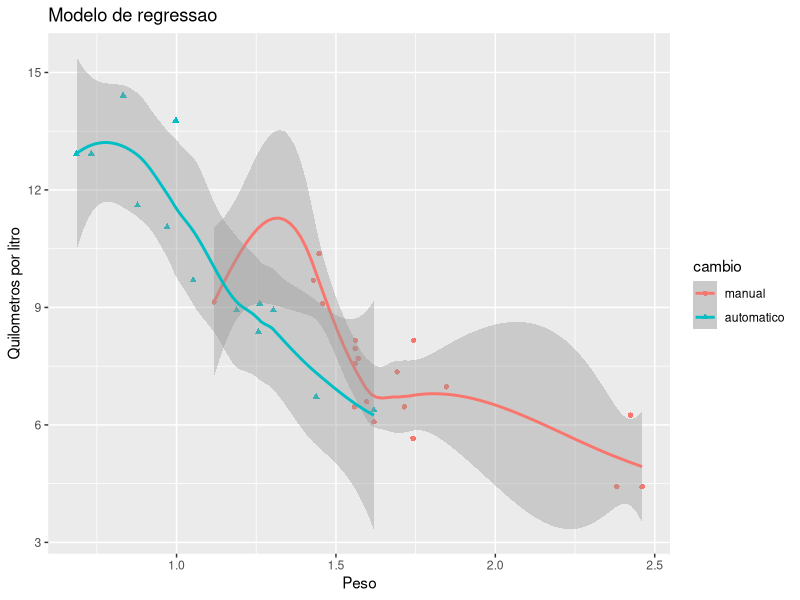

This chart was generated by the following R code:
library(ggplot2)

data(mtcars)
head(mtcars)

mtcars$kpl = mtcars$mpg * 0.425144
mtcars$peso = mtcars$wt * 0.453592

cambio = factor(mtcars$am, levels = c(0, 1), labels = c("manual", "automatico"))

trainIndex = sample(nrow(mtcars), as.integer(nrow(mtcars) * 0.7))

trainCars = mtcars[trainIndex,]
testCars = mtcars[-trainIndex,]

modelLinear = lm(peso ~ kpl, data = mtcars)

summary(modelLinear)

qplot(peso, kpl,
    data = modelLinear,
    color = cambio, 
    shape = cambio,
    geom = c("point", "smooth"),
    xlab = "Peso",
    ylab = "Quilometros por litro",
    main = "Modelo de regressao")